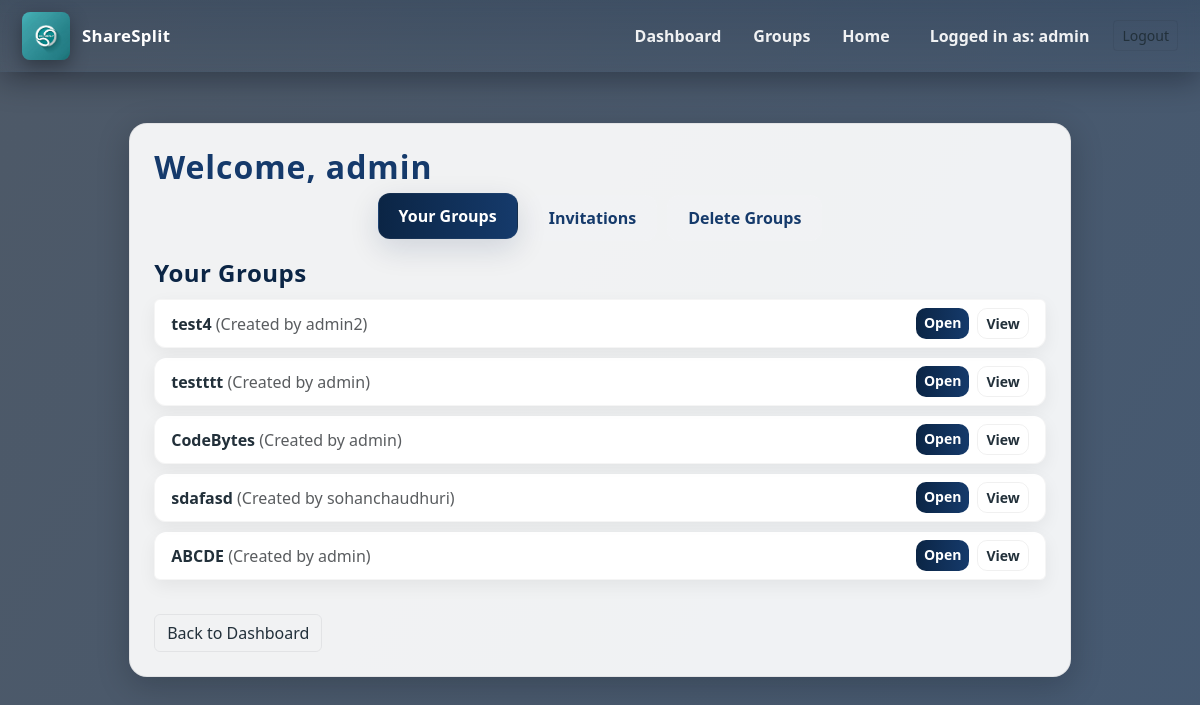
Page /group.php (signed in) on the committed database.
### tables this page shows
CREATE TABLE `groups` (
  `id` int(11) NOT NULL,
  `group_name` varchar(100) NOT NULL,
  `creator` varchar(50) NOT NULL,
  `created_at` timestamp NOT NULL DEFAULT current_timestamp(),
  `country` varchar(100) DEFAULT NULL,
  `currency` varchar(50) DEFAULT NULL
);

### group.php (the view, shortened to what this page needs)
<?php
require_once 'db_connect.php';
$user_name = $_SESSION['user_name'];
$grpStmt = $conn->prepare('SELECT g.id, g.group_name, g.creator FROM group_members gm JOIN groups g ON gm.group_id = g.id WHERE gm.user_name = ? AND gm.status = "accepted"');
$grpStmt->bind_param('s', $user_name);
$grpStmt->execute();
$grpResult = $grpStmt->get_result();
$groups = [];
while ($row = $grpResult->fetch_assoc()) {
    $groups[] = ['group_id' => $row['id'], 'group_name' => $row['group_name'], 'creator' => $row['creator']];
}
?>
<!DOCTYPE html>
<html lang="en">
<head>
  <link href="https://cdn.jsdelivr.net/npm/bootstrap@5.3.0/dist/css/bootstrap.min.css" rel="stylesheet" />
  <link href="https://cdn.jsdelivr.net/npm/bootstrap-icons@1.10.5/font/bootstrap-icons.css" rel="stylesheet">
</head>
<body>
  <header class="site-header">
    <a class="brand" href="index.php">
      <img src="ShareSplit%20Logo.png" alt="ShareSplit logo">
      <div class="title">ShareSplit</div>
    </a>
    <div class="d-flex align-items-center auth">
      <nav class="nav-links d-none d-md-flex me-3">
        <a href="dashboard.php">Dashboard</a>
        <a href="group.php">Groups</a>
        <a href="index.php">Home</a>
      </nav>
      <?php if (isset($_SESSION['user_name'])): ?>
        <span style="color: rgba(255,255,255,0.92); font-weight:600; margin-right:12px;">Logged in as: <strong><?php echo htmlspecialchars($_SESSION['user_name']); ?></strong></span>
        <a href="logout.php" class="btn btn-outline-secondary btn-sm">Logout</a>
      <?php else: ?>
        <a href="login.php" class="btn btn-sm btn-outline-light me-2">Login</a>
        <a href="signup.php" class="btn btn-sm btn-primary">Get Started</a>
      <?php endif; ?>
    </div>
  </header>
  <div class="header-spacer"></div>
  <div class="dashboard-container">
    <div class="card-shell">
      <h2>Welcome, <?php echo htmlspecialchars($user_name); ?></h2>
      <div class="selector-tabs mt-2">
        <button class="selector-tab active" id="tab-groups" onclick="showTab('groups')">Your Groups</button>
        <button class="selector-tab" id="tab-invitations" onclick="showTab('invitations')">Invitations</button>
        <button class="selector-tab" id="tab-delete" onclick="showTab('delete')">Delete Groups</button>
      </div>
      <div id="groups" class="tab-content active">
        <h4 class="section-title">Your Groups</h4>
        <?php if (count($groups) > 0): ?>
            <ul class="list-group mb-4">
                <?php foreach ($groups as $group): ?>
                    <li class="list-group-item d-flex justify-content-between align-items-center">
                        <div>
                            <strong><?php echo htmlspecialchars($group['group_name']); ?></strong>
                            <span class="text-muted"> (Created by <?php echo htmlspecialchars($group['creator']); ?>)</span>
                        </div>
                        <div class="d-flex gap-2">
                          <a href="group_dashboard1.php?group_id=<?php echo intval($group['group_id']); ?>" class="btn btn-sm btn-primary">Open</a>
                          <button class="btn btn-sm btn-outline-secondary" onclick="showGroupInfo(<?php echo intval($group['group_id']); ?>)">View</button>
                        </div>
                    </li>
                <?php endforeach; ?>
            </ul>
        <?php else: ?>
            <p class="text-muted">You have not joined any groups yet.</p>
        <?php endif; ?>
      </div>
      <div class="mt-3">
        <a href="dashboard.php" class="btn btn-outline-secondary">Back to Dashboard</a>
      </div>
    </div>
  </div>
</body>
</html>

### group.php (style rules this page uses)
:root { --navy: #0b2545; --navy-2: #153a6b; --gold: #b8860b; --muted: #95a5a6; --card-bg: rgba(255,255,255,0.92); }
html, body { height: 100%; margin: 0; padding: 0; }
body { font-family: 'Segoe UI', 'Roboto', Arial, sans-serif; color: #22303a; background: linear-gradient(120deg, rgba(9,25,45,0.72), rgba(11,37,69,0.76)), url('https://images.unsplash.com/photo-1506744038136-46273834b3fb?auto=format&fit=crop&w=1500&q=80') no-repeat center center fixed; background-size: cover; min-height: 100vh; }
.site-header { position: fixed; top: 0; left: 0; right: 0; height: 72px; z-index: 50; display:flex; align-items:center; justify-content:space-between; padding: 0 22px; background: linear-gradient(180deg, rgba(11,37,69,0.18), rgba(11,37,69,0.04)); backdrop-filter: blur(6px); border-bottom:1px solid rgba(255,255,255,0.04); box-shadow: 0 8px 30px rgba(2,7,15,0.35); }
.site-header .brand { display:flex; align-items:center; gap:12px; text-decoration:none; color:#fff; }
.site-header .brand img { width:48px; height:48px; border-radius:8px; object-fit:cover; box-shadow: 0 6px 18px rgba(0,0,0,0.35); }
.site-header .title { font-weight:700; font-size:1.05rem; color:#fff; letter-spacing: 0.02em; }
.site-header .nav-links { display:flex; gap:8px; align-items:center; }
.site-header .nav-links a { color: rgba(255,255,255,0.92); text-decoration:none; padding:8px 12px; font-weight:600; }
.site-header .auth { display:flex; align-items:center; gap:12px; }
.header-spacer { height: 88px; }
.dashboard-container { max-width: 980px; margin: 0 auto; padding: 2.2rem 1.2rem; }
.card-shell { background: var(--card-bg); border-radius: 18px; box-shadow: 0 8px 32px rgba(2,7,15,0.22); padding: 24px; border: 1px solid rgba(0,0,0,0.06); }
h2 { color: #153a6bff; font-weight: 700; margin-bottom: 8px; letter-spacing: 0.03em; }
.section-title { color: var(--navy); font-weight: 700; margin-bottom: 12px; letter-spacing: 0.02em; }
.selector-tabs { display: flex; justify-content: center; gap: 10px; margin-bottom: 18px; }
.selector-tab { padding: 10px 20px; border-radius: 12px; background: rgba(255,255,255,0.06); color: #153a6bff; font-weight: 700; border: 1px solid rgba(255,255,255,0.04); cursor: pointer; transition: background 0.15s, color 0.15s, transform 0.12s; }
.selector-tab.active { background: linear-gradient(90deg, var(--navy), var(--navy-2)); color: #fff; transform: translateY(-2px); box-shadow: 0 10px 30px rgba(11,37,69,0.14); }
.tab-content { display: none; }
.tab-content.active { display:block; }
.list-group-item { border-radius: 12px; margin-bottom: 10px; background: rgba(255,255,255,0.96); border: 1px solid rgba(0,0,0,0.04); box-shadow: 0 6px 18px rgba(2,7,15,0.06); color: #22303a; }
.list-group-item .btn { border-radius: 10px; font-weight: 700; }
.btn-primary { background: linear-gradient(90deg, var(--navy), var(--navy-2)); border: none; color: #fff; }
.btn-outline-secondary { border: 1px solid rgba(0,0,0,0.06); background: transparent; color: #22303a; }

### rows in the picture
groups: group_name "test4", creator "admin2"
groups: group_name "testttt", creator "admin"
groups: group_name "CodeBytes", creator "admin"
groups: group_name "sdafasd", creator "sohanchaudhuri"
groups: group_name "ABCDE", creator "admin"

### other values in the picture
$_SESSION['user_name'] "admin"
$user_name "admin"
